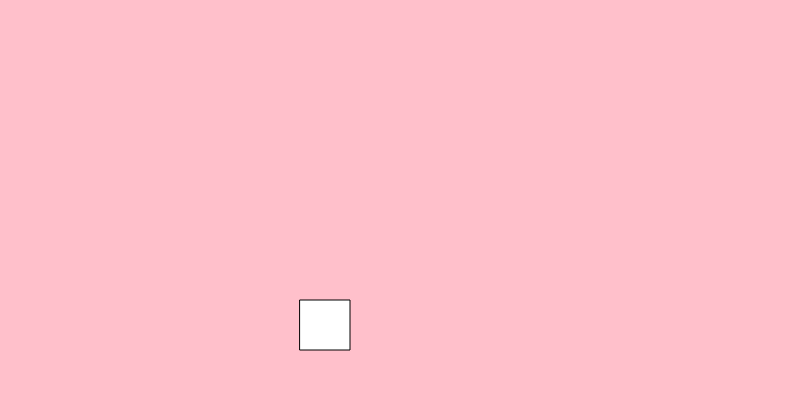
Frame 1 (no input)
Frame 60 (no input): identical to frame 1, image omitted
Frame 120 (the mouse pressed at the canvas centre since frame 60): identical to frame 1, image omitted

The p5.js sketch that drew this single still picture (run headless with seeded random() and noise() and a simulated clock; from frame 60 on, the mouse is pressed at the canvas centre):

// p5.js sketch
// ── sketch.js
var easter;
function setup() {
  createCanvas(800, 400);
}

function draw() {
  background("pink");

  
 rect(300, 300, 50, 50)

}
